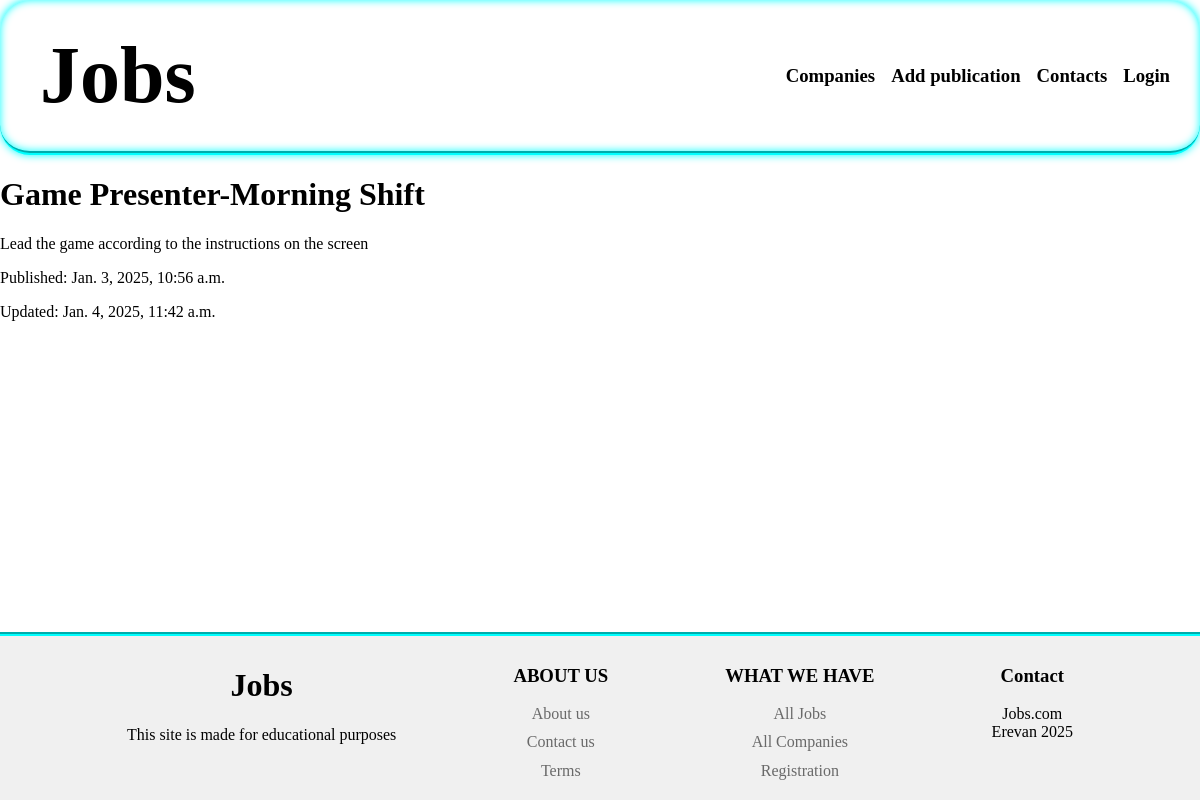
The page /publication/game-presenter-morning-shift/ on the database its author committed.
### jobs/models.py (models this page shows, shortened)
class Publication(models.Model):
    class Status(models.IntegerChoices):
        ARCHIVE=0, "Archive"
        PUBLISHED=1, "Published"
    title=models.CharField(max_length=255)
    slug=models.SlugField(max_length=255, unique=True, db_index=True, null=True)
    content=models.TextField()
    time_create=models.DateTimeField(auto_now_add=True)
    time_update=models.DateTimeField(auto_now=True)
    published=models.BooleanField(choices=Status.choices, default=Status.PUBLISHED)
    company = models.ForeignKey("Company", on_delete=models.CASCADE)
    objects=models.Manager()
    is_published=PublicationManager()
    class Meta:
        ordering=["-time_create"]
        indexes=[
            models.Index(fields=["-time_create"])
        ]

### jobs/views.py (the view)
# urls.py: path("publication/<slug:publication_slug>/", views.show_publication, name="publication")
def show_publication(request, publication_slug):
    publication=get_object_or_404(Publication, slug=publication_slug)
    data={
        "title":publication.title,
        "content":publication.content,
        "time_create":publication.time_create,
        "time_update":publication.time_update,
        "published":publication.published
    }
    return render(request, "jobs/show-publication.html", data)

### jobs/context.py (called while the page is built)
def menu_context(request):
    return {
    "menu": [
    {
        "title":"Companies",
        "url_name":"companies"
    },
    {
        "title":"Add publication",
        "url_name":"add_publication"
    },
    {
        "title":"Contacts",
        "url_name":"contacts"
    },
    {
        "title":"Login",
        "url_name":"login"
    },
    ]
}

### jobs/templates/jobs/show-publication.html (shortened to what this page needs)
{% extends "base.html" %}
{% block publication %}
    <div>
        <h1>{{title}}</h1>
        <p>{{content}}</p>
        <div>
          <p>Published: {{time_create}}</p>
          <p>Updated: {{time_update}}</p>
        </div>
    </div>
{% endblock %}

### jobs/static/jobs/css/style.css (style rules this page uses)
html { line-height: 1.15; -webkit-text-size-adjust: 100%; }
body { margin: 0; }
h1 { font-size: 2em; margin: 0.67em 0; }
* { box-sizing: border-box; }

### rows shown on the page
Publication: title "Game Presenter-Morning Shift", content "Lead the game according to the instructions on the screen", time_create "Jan. 3, 2025, 10:56 a.m.", time_update "Jan. 4, 2025, 11:42 a.m."

### other values the page prints
{{ link.title }} "Companies" "Add publication" "Contacts" "Login"
